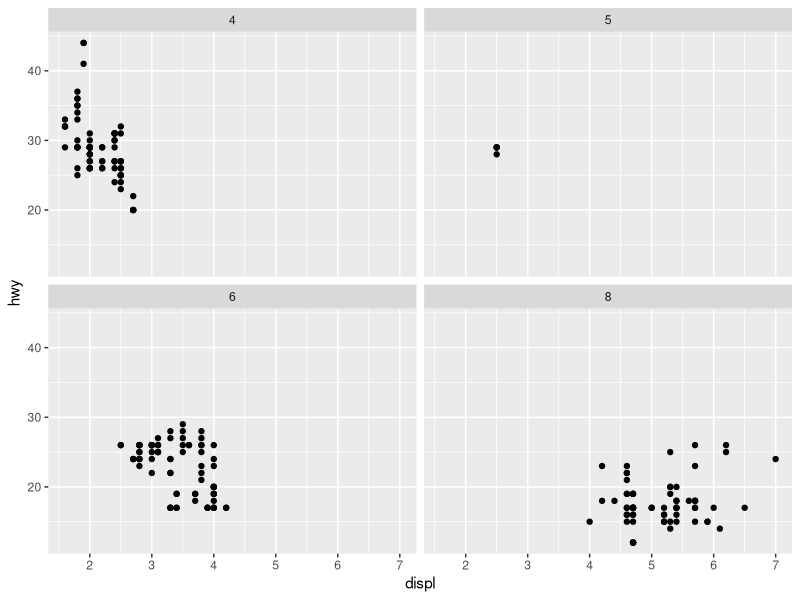
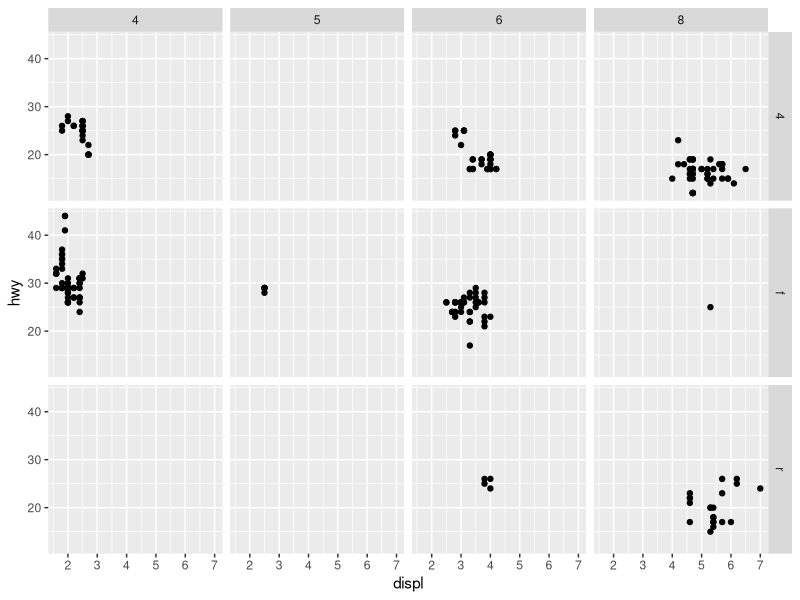
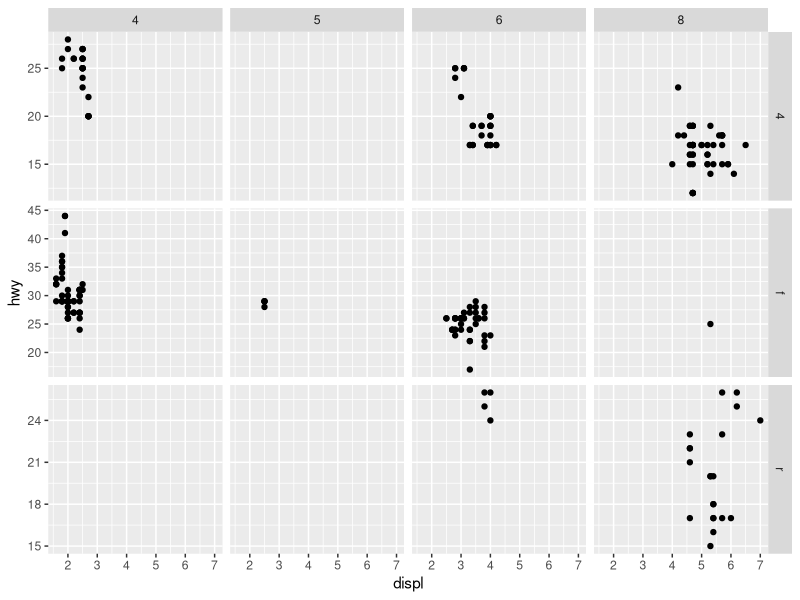
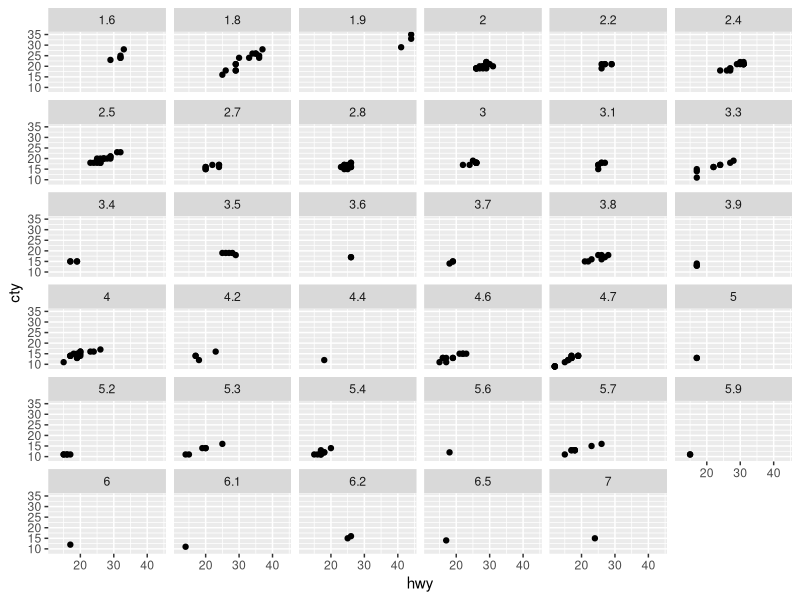
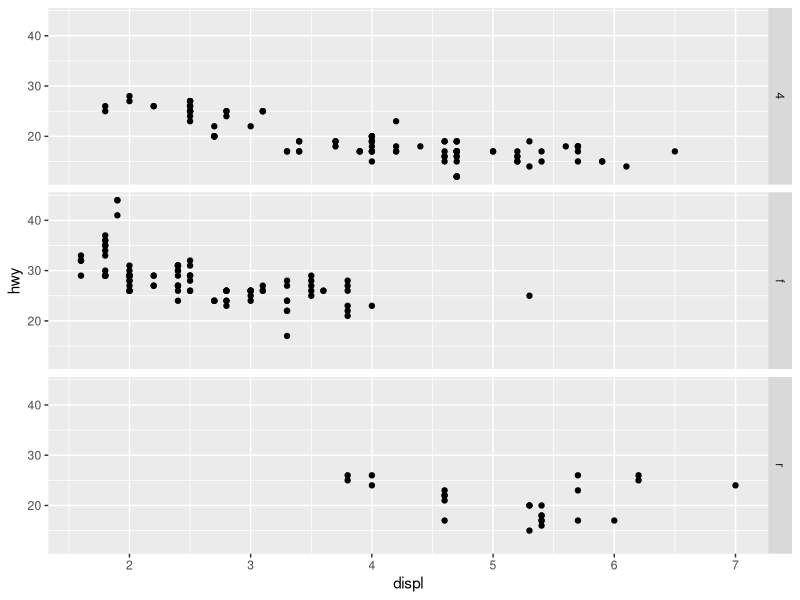
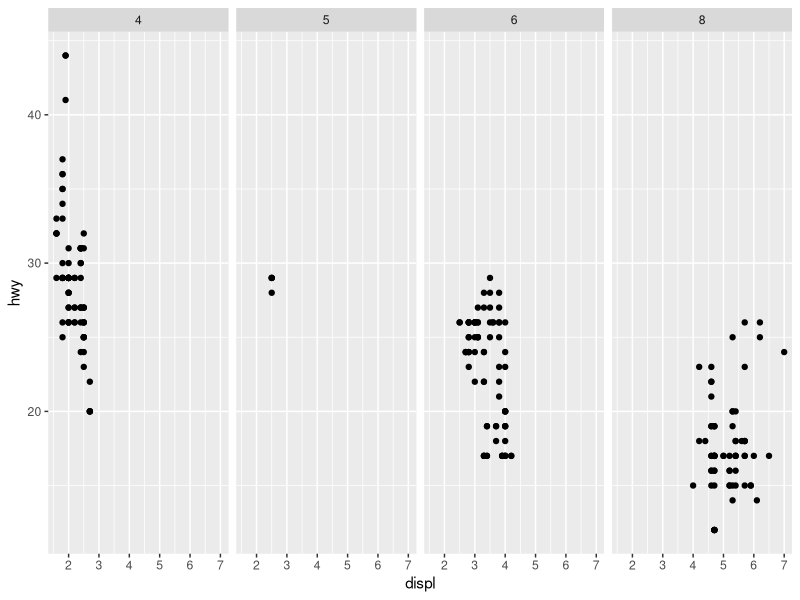
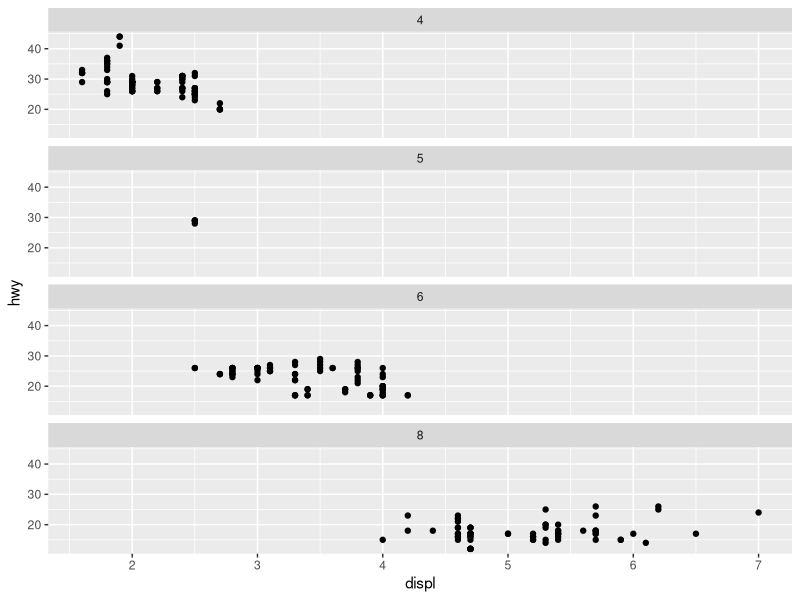
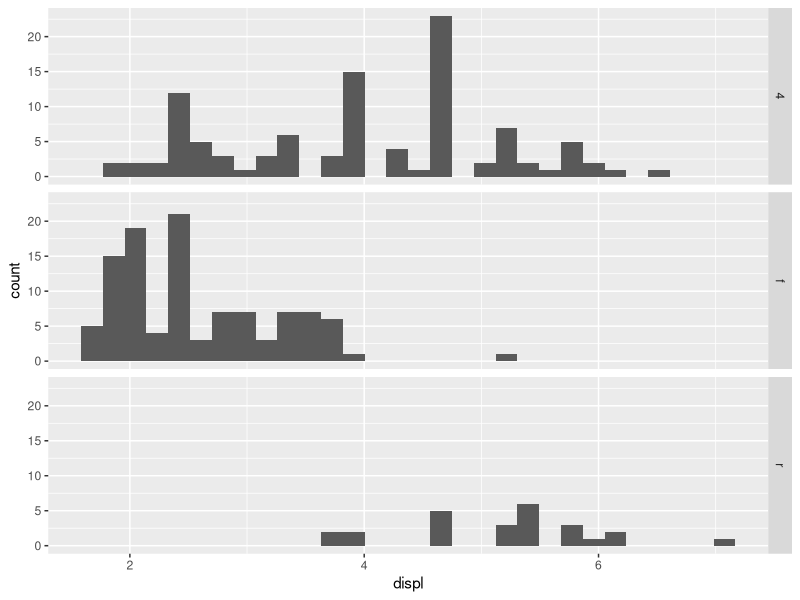

Generate these figures, in order, with R: (Note: this script raises an error after producing the figures.)
library(tidyverse)


# Chapter 9.4 examples ----------------------------------------------------

#Facet Wrap Review
ggplot(mpg, aes(x = displ, y = hwy)) + 
  geom_point() +
  facet_wrap(~cyl)

#Facet grid
ggplot(mpg, aes(x = displ, y = hwy)) +
  geom_point() +
  facet_grid(drv ~ cyl)

#Free argument for facet grid
ggplot(mpg, aes(x = displ, y = hwy)) +
  geom_point() +
  facet_grid(drv ~ cyl, scale = "free_y")

#Chapter 9.4 exercises ----------------------------------------------------
#Continuous Faceting
ggplot(mpg, aes(x = hwy, y = cty)) +
  geom_point() +
  facet_wrap(~displ)

#facet grid by row
ggplot(mpg) +
  geom_point(aes(x = displ, y = hwy)) +
  facet_grid(drv ~ .)

#Grid by column  
ggplot(mpg) +
  geom_point(aes(x = displ, y = hwy)) +
  facet_grid(. ~ cyl)

#Facet advantages
ggplot(mpg) +
  geom_point(aes(x = displ, y = hwy)) +
  facet_wrap(~ cyl, nrow = 4)

#Facet row vs column (1)
ggplot(mpg, aes(x = displ)) +
  geom_histogram() +
  facet_grid(drv ~ .)

#Facet row vs column (1)
ggplot(mpg, aes(x = displ)) +
  geom_histogram() +
  facet_grid(. ~ drv)

#Facet grid recreation (1)
ggplot(mpg) +
  geom_point(aes(x = displ, y = hwy)) +
  facet_grid(drv ~ .)

#Facet grid recreation (2)
ggplot(mpg) +
  geom_point(aes(x = displ, y = hwy)) +
  facet_wrap(~drv, ncol = 1)

#Chapter 9.5 examples
#geom_bar
ggplot(diamonds, aes(x = cut)) +
  geom_bar()

#geom_bar (two variables)
diamonds |>
  count(cut) |>
  ggplot(aes(x = cut, y = n)) +
  geom_bar(stat = "identity")

#Proportional bar graph (naming experiment)
ggplot(diamonds, aes(x = cut, y = after_stat(prop), group = 1)) +
  geom_bar() +
  scale_y_continuous(
    labels = scales::percent, 
    breaks = seq(0, 1, by = .2)
  )

#New value experiment
diamonds_new <- diamonds |>
  mutate(price_tier = case_when(
    price < 1000 ~ "Budget",
    price <= 5000 ~ "Mid-Range",
    price > 5000 ~ "Premium"
  )) |>
  mutate(price_tier = factor(
    price_tier, 
    levels = c("Budget", "Mid-Range", "Premium")
  )) |>
  arrange(price_tier)

#stat_summary graph
ggplot(diamonds) +
  stat_summary(
    aes(x = cut, y = depth), 
    fun.min = min,
    fun.max = max,
    fun = median
  )


# Chapter 9.5 exercises ---------------------------------------------------

#Stat_summary geom form
ggplot(diamonds, aes(x = cut, y = depth)) +
  geom_pointrange(aes(
    ymin = depth - se.depth,
    ymax = depth + se.depth
  ))

#Groupless Graphs
ggplot(diamonds, aes(x = cut, y = after_stat(prop))) +
  geom_bar()

#Groupless Graphs (2)
ggplot(diamonds, aes(x = cut, fill = color, y = after_stat(prop))) +
  geom_bar()

#Groupless graphs fix 1
ggplot(diamonds, aes(x = cut, y = after_stat(prop), group = 1)) +
  geom_bar()

#groupless graphs fix 2
ggplot(diamonds, aes(
  x = cut, 
  fill = color,
  y = after_stat(count/sum(count)),
)) +
  geom_bar()
